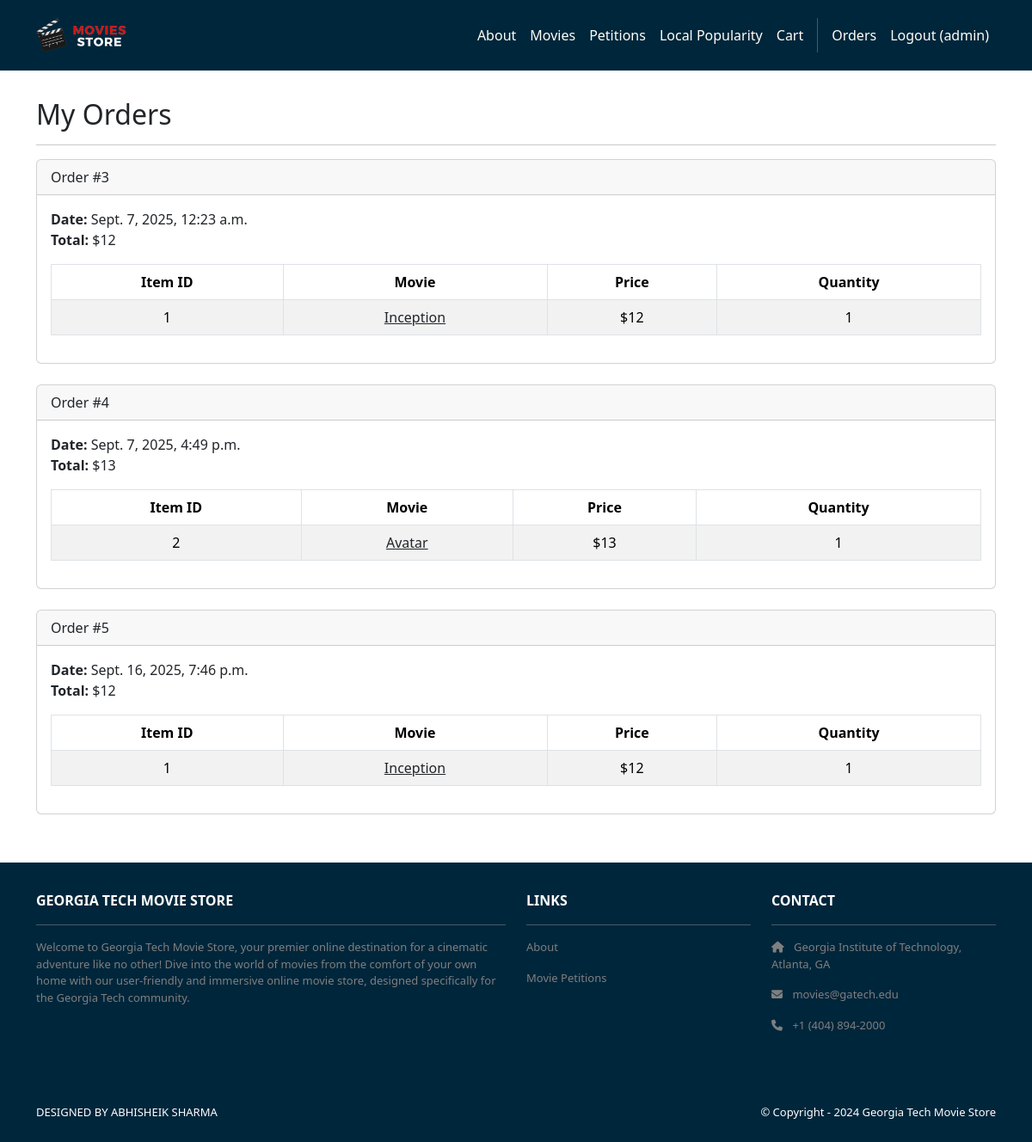
Page /accounts/orders/ (signed in) on the committed database.
### cart/models.py (models this page shows, shortened)
class Order(models.Model):
    id = models.AutoField(primary_key=True)
    total = models.IntegerField()
    date = models.DateTimeField(auto_now_add=True)
    user = models.ForeignKey(User, on_delete=models.CASCADE)

class Item(models.Model):
    id = models.AutoField(primary_key=True)
    price = models.IntegerField()
    quantity = models.IntegerField()
    order = models.ForeignKey(Order, on_delete=models.CASCADE)
    movie = models.ForeignKey(Movie, on_delete=models.CASCADE)

### movies/models.py (models this page shows, shortened)
class Movie(models.Model):
    id = models.AutoField(primary_key=True)
    name = models.CharField(max_length=255)
    price = models.IntegerField()
    description = models.TextField()
    image = models.ImageField(upload_to='movie_images/')
    amount_left = models.PositiveIntegerField(default=0, help_text="Number of copies available for purchase")

### accounts/views.py (the view)
# urls.py: path('orders/', views.orders, name='accounts.orders'),
@login_required
def orders(request):
    template_data = {}
    template_data['title'] = 'Orders - Georgia Tech Movie Store'
    template_data['orders'] = request.user.order_set.all()
    return render(request, 'accounts/orders.html', {'template_data': template_data})

### accounts/templates/accounts/orders.html
{% extends 'base.html' %}
{% block content %}
<div class="p-3">
  <div class="container">
    <div class="row mt-3">
      <div class="col mx-auto mb-3">
        <h2>My Orders</h2>
        <hr />
        {% for order in template_data.orders %}
        <div class="card mb-4">
          <div class="card-header">
            Order #{{ order.id }}
          </div>
          <div class="card-body">
            <b>Date:</b> {{ order.date }}<br />
            <b>Total:</b> ${{ order.total }}<br />
            <table class="table table-bordered table-striped text-center mt-3">
              <thead>
                <tr>
                  <th scope="col">Item ID</th>
                  <th scope="col">Movie</th>
                  <th scope="col">Price</th>
                  <th scope="col">Quantity</th>
                </tr>
              </thead>
              <tbody>
                {% for item in order.item_set.all %}
                <tr>
                  <td>{{ item.movie.id }}</td>
                  <td>
                    <a class="link-dark" href="{% url 'movies.show' id=item.movie.id %}">
                      {{ item.movie.name }}
                    </a>
                  </td>
                  <td>${{ item.movie.price }}</td>
                  <td>{{ item.quantity }}</td>
                </tr>
                {% endfor %}
              </tbody>
            </table>
          </div>
        </div>
        {% endfor %}
      </div>
    </div>
  </div>
</div>
{% endblock content %}

### moviesstore/templates/base.html (shortened to what this page needs)
<!DOCTYPE html>
<html>
  {% load static %}
  <head>
    <link href="https://cdn.jsdelivr.net/npm/bootstrap@5.3.3/dist/css/bootstrap.min.css" rel="stylesheet">
    <link rel="stylesheet" href="https://cdnjs.cloudflare.com/ajax/libs/font-awesome/6.1.1/css/all.min.css">
    <link rel="stylesheet" type="text/css" href="{% static 'css/style.css' %}">
  </head>
  <body>
    <nav class="p-3 navbar navbar-dark bg-dark navbar-expand-lg">
      <div class="container">
        <a class="navbar-brand" href="{% url 'home.index' %}">
          <img src="{% static 'img/logo.png' %}" alt="Georgia Tech Movie Store" height="40" />
        </a>
        <div class="collapse navbar-collapse" id="navbarNavAltMarkup">
          <div class="navbar-nav ms-auto navbar-ml">
            <a class="nav-link" href="{% url 'home.about' %}">About</a>
            <a class="nav-link" href="{% url 'movies.index' %}">Movies</a>
            <a class="nav-link" href="{% url 'movies.petition_list' %}">Petitions</a>
            <a class="nav-link" href="{% url 'movies.local_popularity_map' %}">Local Popularity</a>
            <a class="nav-link" href="{% url 'cart.index' %}">Cart</a>
            {% if user.is_authenticated %}
            <a class="nav-link" href="{% url 'accounts.orders' %}">Orders</a>
            <a class="nav-link" href="{% url 'accounts.logout' %}">Logout ({{ user.username }})</a>
            {% else %}
            <a class="nav-link" href="{% url 'accounts.login' %}">Login</a>
            <a class="nav-link" href="{% url 'accounts.signup' %}">Sign Up</a>
            {% endif %}
          </div>
        </div>
      </div>
    </nav>
    <div>
      {% block content %}
      {% endblock content %}
    </div>
    <section class="p-3 ms-footer d-none d-md-block">
      <div class="container">
        <div class="row mt-3 text-white">
          <div class="col-md-6 col-lg-6 col-xl-6 mx-auto mb-4">
            <b>GEORGIA TECH MOVIE STORE</b>
            <hr />
            <p>Welcome to Georgia Tech Movie Store, your premier online destination for a cinematic
              adventure like no other! Dive into the world of movies from the comfort of your own home with our user-friendly
              and immersive online movie store, designed specifically for the Georgia Tech community.</p>
          </div>
          <div class="col-md-3 col-lg-3 col-xl-3 mx-auto mb-4">
            <b>LINKS</b>
            <hr />
            <p><a class="nav-link" href="{% url 'home.about' %}">About</a></p>
            <p><a class="nav-link" href="{% url 'movies.petition_list' %}">Movie Petitions</a></p>
          </div>
          <div class="col-md-3 col-lg-3 col-xl-3 mx-auto mb-4">
            <b>CONTACT</b>
            <hr />
            <p><i class="fas fa-home me-2"></i> Georgia Institute of Technology, Atlanta, GA</p>
            <p><i class="fas fa-envelope me-2"></i> movies@gatech.edu</p>
            <p><i class="fas fa-phone me-2"></i> +1 (404) 894-2000</p>
          </div>
        </div>
      </div>
    </section>
    <section class="p-3 ms-footer-bottom bg-dark">
      <div class="container d-flex justify-content-between">
        <div class="me-5 text-white">
          <span>DESIGNED BY ABHISHEIK SHARMA
          </span>
        </div>
        <div class="text-white">
          <span>© Copyright - 2024 Georgia Tech Movie Store</span>
        </div>
      </div>
    </section>
  </body>
</html>

### moviesstore/static/css/style.css (style rules this page uses)
html, body { height: 100%; }
body { display: flex; flex-direction: column; }
body > div { flex: 1; }
.navbar a.nav-link { color: #FFFEF6 !important; }
.bg-dark { background-color: #00263B !important; }
.ms-footer { background-color: #00263B; width: 100%; margin-top: auto; }
.ms-footer p { color: #7F7F7F; font-size: 13px; }
.ms-footer-bottom span { font-size: 13px; line-height: 38px; }

### rows in the picture
Order: id "3", date "Sept. 7, 2025, 12:23 a.m.", total "12"
Item: movie.id "1", movie.name "Inception", movie.price "12", quantity "1"
Order: id "4", date "Sept. 7, 2025, 4:49 p.m.", total "13"
Item: movie.id "2", movie.name "Avatar", movie.price "13", quantity "1"
Order: id "5", date "Sept. 16, 2025, 7:46 p.m.", total "12"
Item: movie.id "1", movie.name "Inception", movie.price "12", quantity "1"

### other values in the picture
{{ user.username }} "admin"
